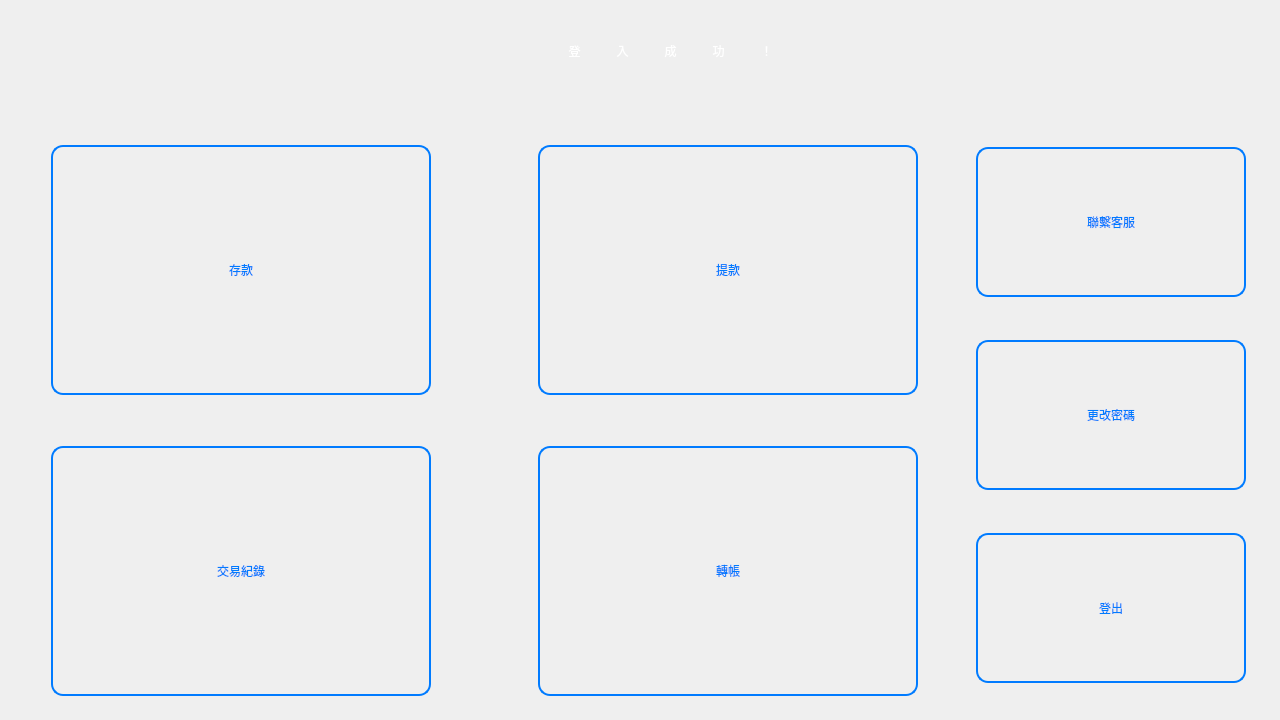
<?xml version="1.0" encoding="UTF-8"?>
<ui version="4.0">
 <class>userwindow</class>
 <widget class="QMainWindow" name="userwindow">
  <property name="geometry">
   <rect>
    <x>0</x>
    <y>0</y>
    <width>1280</width>
    <height>720</height>
   </rect>
  </property>
  <property name="minimumSize">
   <size>
    <width>0</width>
    <height>250</height>
   </size>
  </property>
  <property name="windowTitle">
   <string>MainWindow</string>
  </property>
  <property name="styleSheet">
   <string notr="true">/* 主視窗樣式 - 更深藍漸層 */
QMainWindow {
    background: qlineargradient(x1: 0, y1: 0, x2: 1, y2: 1,
                                 stop: 0 #add8e6, stop: 1 #7bb3d9);
}</string>
  </property>
  <widget class="QWidget" name="centralwidget">
   <property name="styleSheet">
    <string notr="true">/* 全局樣式 - 更深藍背景 */
QWidget {
    background: qlineargradient(x1: 0, y1: 0, x2: 0, y2: 1,
                                 stop: 0 #c3e2f0, stop: 1 #87ceeb);
    font-family: &quot;Microsoft YaHei UI&quot;;
    color: #212529;
}

/* 讓 layout 容器透明 */
QWidget[class=&quot;QWidget&quot;] {
    background: transparent;
}

/* 通用按鈕樣式 */
QPushButton {
    font: bold 16pt &quot;Microsoft YaHei UI&quot;;
    background: qlineargradient(x1: 0, y1: 0, x2: 0, y2: 1,
                                 stop: 0 #ffffff, stop: 1 #f8f9fa);
    border: 2px solid #007bff;
    border-radius: 12px;
    color: #007bff;
    padding: 12px 20px;
}

QPushButton:hover {
    background: qlineargradient(x1: 0, y1: 0, x2: 0, y2: 1,
                                 stop: 0 #007bff, stop: 1 #0056b3);
    color: white;
    border: 2px solid #0056b3;
}

QPushButton:pressed {
    background: qlineargradient(x1: 0, y1: 0, x2: 0, y2: 1,
                                 stop: 0 #0056b3, stop: 1 #004085);
}

QPushButton:disabled {
    background-color: #e9ecef;
    color: #6c757d;
    border: 2px solid #dee2e6;
}

/* 登出按鈕特殊樣式 */
QPushButton[objectName*=&quot;logout&quot;] {
    background: qlineargradient(x1: 0, y1: 0, x2: 0, y2: 1,
                                 stop: 0 #ff6b6b, stop: 1 #ee5a52);
    border: 2px solid #dc3545;
    color: white;
}

QPushButton[objectName*=&quot;logout&quot;]:hover {
    background: qlineargradient(x1: 0, y1: 0, x2: 0, y2: 1,
                                 stop: 0 #dc3545, stop: 1 #c82333);
}

/* 主功能按鈕特殊樣式 */
QPushButton[objectName*=&quot;deposit&quot;], QPushButton[objectName*=&quot;withdrow&quot;], 
QPushButton[objectName*=&quot;trans&quot;], QPushButton[objectName*=&quot;docu&quot;] {
    font: bold 20pt &quot;Microsoft YaHei UI&quot;;
    background: qlineargradient(x1: 0, y1: 0, x2: 0, y2: 1,
                                 stop: 0 #28a745, stop: 1 #20c997);
    border: 3px solid #155724;
    color: white;
    border-radius: 15px;
}

QPushButton[objectName*=&quot;deposit&quot;]:hover, QPushButton[objectName*=&quot;withdrow&quot;]:hover,
QPushButton[objectName*=&quot;trans&quot;]:hover, QPushButton[objectName*=&quot;docu&quot;]:hover {
    background: qlineargradient(x1: 0, y1: 0, x2: 0, y2: 1,
                                 stop: 0 #218838, stop: 1 #1e7e34);
}

/* 變更密碼按鈕特殊樣式 */
QPushButton[objectName*=&quot;changepass&quot;] {
    background: qlineargradient(x1: 0, y1: 0, x2: 0, y2: 1,
                                 stop: 0 #ffc107, stop: 1 #e0a800);
    border: 2px solid #d39e00;
    color: #212529;
}

QPushButton[objectName*=&quot;changepass&quot;]:hover {
    background: qlineargradient(x1: 0, y1: 0, x2: 0, y2: 1,
                                 stop: 0 #e0a800, stop: 1 #d39e00);
}

/* 聯繫客服按鈕特殊樣式 */
QPushButton[objectName*=&quot;idk&quot;] {
    background: qlineargradient(x1: 0, y1: 0, x2: 0, y2: 1,
                                 stop: 0 #17a2b8, stop: 1 #138496);
    border: 2px solid #117a8b;
    color: white;
}

QPushButton[objectName*=&quot;idk&quot;]:hover {
    background: qlineargradient(x1: 0, y1: 0, x2: 0, y2: 1,
                                 stop: 0 #138496, stop: 1 #117a8b);
}</string>
   </property>
   <widget class="QWidget" name="gridLayoutWidget">
    <property name="geometry">
     <rect>
      <x>870</x>
      <y>110</y>
      <width>482</width>
      <height>611</height>
     </rect>
    </property>
    <layout class="QGridLayout" name="gridLayout">
     <item row="1" column="0">
      <widget class="QPushButton" name="changepass">
       <property name="minimumSize">
        <size>
         <width>270</width>
         <height>150</height>
        </size>
       </property>
       <property name="maximumSize">
        <size>
         <width>270</width>
         <height>16777215</height>
        </size>
       </property>
       <property name="cursor">
        <cursorShape>PointingHandCursor</cursorShape>
       </property>
       <property name="text">
        <string>更改密碼</string>
       </property>
      </widget>
     </item>
     <item row="0" column="0">
      <widget class="QPushButton" name="idk">
       <property name="minimumSize">
        <size>
         <width>0</width>
         <height>150</height>
        </size>
       </property>
       <property name="cursor">
        <cursorShape>WhatsThisCursor</cursorShape>
       </property>
       <property name="text">
        <string>聯繫客服</string>
       </property>
      </widget>
     </item>
     <item row="2" column="0">
      <widget class="QPushButton" name="logout">
       <property name="minimumSize">
        <size>
         <width>0</width>
         <height>150</height>
        </size>
       </property>
       <property name="cursor">
        <cursorShape>PointingHandCursor</cursorShape>
       </property>
       <property name="text">
        <string>登出</string>
       </property>
      </widget>
     </item>
    </layout>
   </widget>
   <widget class="QWidget" name="gridLayoutWidget_2">
    <property name="geometry">
     <rect>
      <x>-50</x>
      <y>100</y>
      <width>1071</width>
      <height>641</height>
     </rect>
    </property>
    <layout class="QGridLayout" name="gridLayout_2">
     <item row="2" column="0">
      <widget class="QPushButton" name="docu">
       <property name="minimumSize">
        <size>
         <width>380</width>
         <height>250</height>
        </size>
       </property>
       <property name="cursor">
        <cursorShape>PointingHandCursor</cursorShape>
       </property>
       <property name="text">
        <string>交易紀錄</string>
       </property>
      </widget>
     </item>
     <item row="0" column="1">
      <widget class="QPushButton" name="withdrow">
       <property name="sizePolicy">
        <sizepolicy hsizetype="Fixed" vsizetype="Fixed">
         <horstretch>0</horstretch>
         <verstretch>0</verstretch>
        </sizepolicy>
       </property>
       <property name="minimumSize">
        <size>
         <width>380</width>
         <height>250</height>
        </size>
       </property>
       <property name="maximumSize">
        <size>
         <width>16777215</width>
         <height>350</height>
        </size>
       </property>
       <property name="cursor">
        <cursorShape>PointingHandCursor</cursorShape>
       </property>
       <property name="text">
        <string>提款</string>
       </property>
      </widget>
     </item>
     <item row="2" column="1">
      <widget class="QPushButton" name="trans">
       <property name="minimumSize">
        <size>
         <width>380</width>
         <height>250</height>
        </size>
       </property>
       <property name="cursor">
        <cursorShape>PointingHandCursor</cursorShape>
       </property>
       <property name="text">
        <string>轉帳</string>
       </property>
      </widget>
     </item>
     <item row="0" column="0">
      <widget class="QPushButton" name="deposit">
       <property name="sizePolicy">
        <sizepolicy hsizetype="Fixed" vsizetype="Fixed">
         <horstretch>0</horstretch>
         <verstretch>0</verstretch>
        </sizepolicy>
       </property>
       <property name="minimumSize">
        <size>
         <width>380</width>
         <height>250</height>
        </size>
       </property>
       <property name="cursor">
        <cursorShape>PointingHandCursor</cursorShape>
       </property>
       <property name="text">
        <string>存款</string>
       </property>
      </widget>
     </item>
    </layout>
   </widget>
   <widget class="QLabel" name="label">
    <property name="geometry">
     <rect>
      <x>0</x>
      <y>0</y>
      <width>1341</width>
      <height>101</height>
     </rect>
    </property>
    <property name="styleSheet">
     <string notr="true">QLabel {
    font: bold 28pt &quot;Microsoft YaHei UI&quot;;
    color: #ffffff;
    background: qlineargradient(x1: 0, y1: 0, x2: 1, y2: 0,
                                 stop: 0 #667eea, stop: 1 #764ba2);
    border-radius: 0px;
    padding: 15px;
    margin: 0px;
}</string>
    </property>
    <property name="text">
     <string>登　　　入　　　成　　　功　　　！</string>
    </property>
    <property name="alignment">
     <set>Qt::AlignmentFlag::AlignCenter</set>
    </property>
   </widget>
  </widget>
 </widget>
 <resources/>
 <connections/>
</ui>
